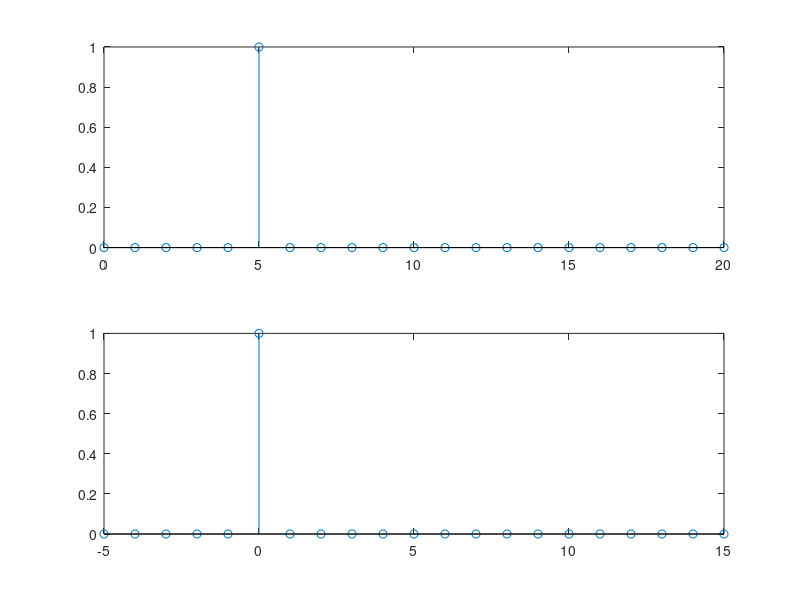

Write MATLAB code to recreate this figure.
function exercitiul4_a()
   n = 0:20;
   m = -5:15;
   z = zeros(1,21);
   z(6) = 1; %asa e specificat vectorul
   
   figure
   subplot(2,1,1);
   stem(n,z);
   subplot(2,1,2);
   stem(m,z);
   
end